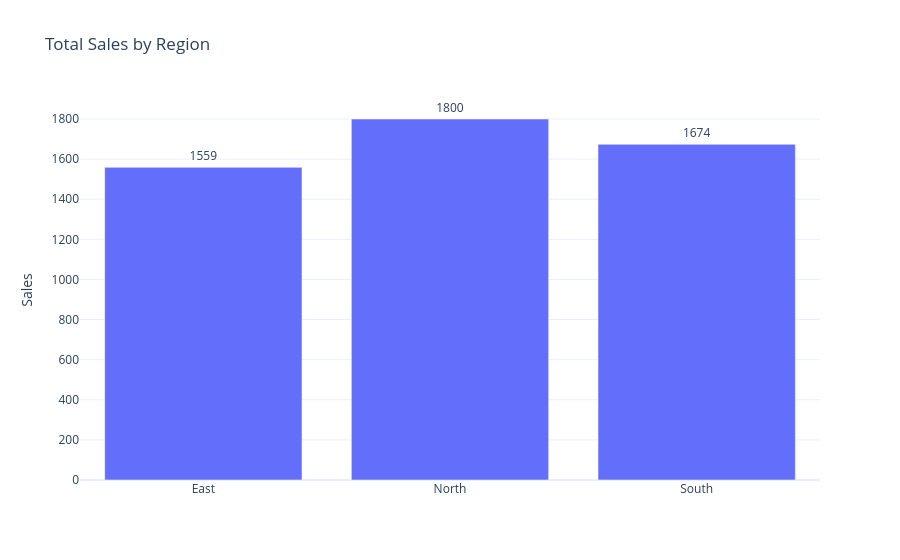

Source (notebook cell):
### Code cell
fig = px.bar(
    data_frame  = region_sales,
    x = 'region',
    y = 'sales',
    title = "Total Sales by Region",
    text = 'sales'   
)

fig.update_traces(
    textposition = 'outside'
)

fig.update_layout(
    xaxis_title = '',
    yaxis_title = 'Sales'
)
fig.show()

### Figure 1 — Plotly figure (JSON) as saved in the notebook; plotly's stock layout.template omitted (floating-point values rounded to 4 significant figures)
{"data": [{"hovertemplate": "region=%{x}<br>sales=%{text}<extra></extra>", "legendgroup": "", "marker": {"color": "#636efa", "pattern": {"shape": ""}}, "name": "", "orientation": "v", "showlegend": false, "text": [1559.0, 1800.0, 1674.0], "textposition": "outside", "type": "bar", "x": ["East", "North", "South"], "xaxis": "x", "y": [1559, 1800, 1674], "yaxis": "y"}], "layout": {"barmode": "relative", "legend": {"tracegroupgap": 0}, "title": {"text": "Total Sales by Region"}, "xaxis": {"anchor": "y", "domain": [0, 1], "title": {"text": ""}}, "yaxis": {"anchor": "x", "domain": [0, 1], "title": {"text": "Sales"}}}}
